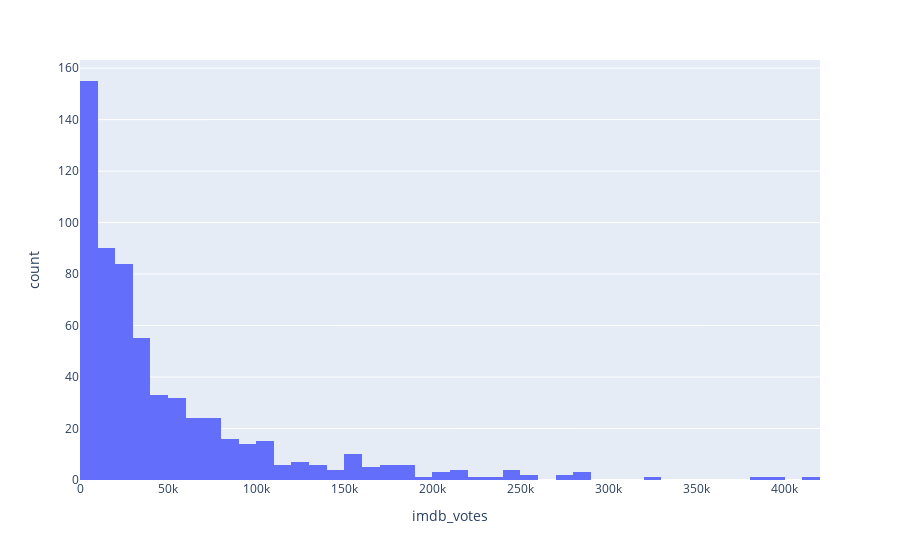

This figure's notebook cell:
### Code cell
px.histogram(movie_metadata, x="imdb_votes")

### Figure 1 — Plotly figure (JSON) as saved in the notebook; plotly's stock layout.template omitted (floating-point values rounded to 4 significant figures; data arrays with more than 128 entries replaced by an {"elided": "..."} marker saying what was removed)
{"data": [{"alignmentgroup": "True", "bingroup": "x", "hovertemplate": "imdb_votes=%{x}<br>count=%{y}<extra></extra>", "legendgroup": "", "marker": {"color": "#636efa", "pattern": {"shape": ""}}, "name": "", "offsetgroup": "", "orientation": "v", "showlegend": false, "type": "histogram", "x": {"elided": "617 int values"}, "xaxis": "x", "yaxis": "y"}], "layout": {"barmode": "relative", "legend": {"tracegroupgap": 0}, "margin": {"t": 60}, "xaxis": {"anchor": "y", "domain": [0, 1], "title": {"text": "imdb_votes"}}, "yaxis": {"anchor": "x", "domain": [0, 1], "title": {"text": "count"}}}}
